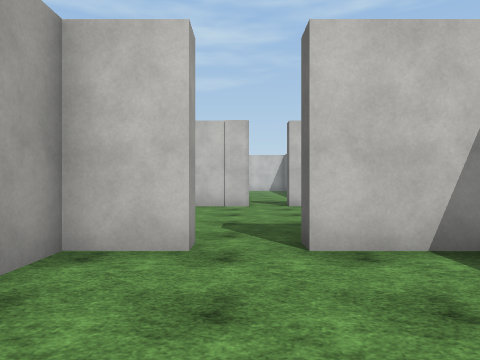
View 1 (above)

24 first-person views from a walk through a Unity game level. The camera is 1.4 m above the floor, looks level and sees 70° across. Doors are open. The floor is counted in squares, 2 m on a side. Each view is taken from the middle of a square. On the plan, view 1 faces up. The plan holds only what a view shows up to about 11 squares ahead; the rest is blank. The place goes on beyond the plan. The player is left out. Surface patterns are stand-ins for the level's own textures.

View 2
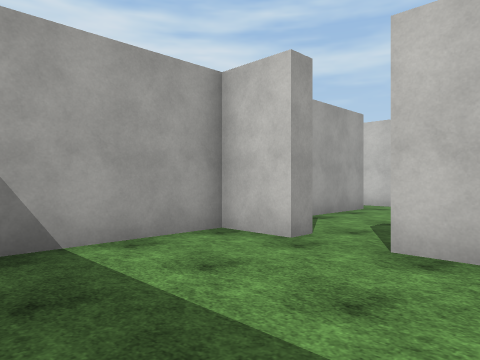

View 3
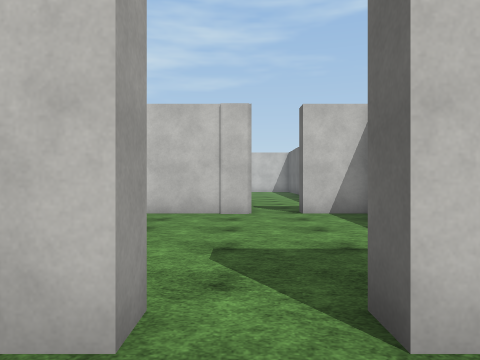

View 4
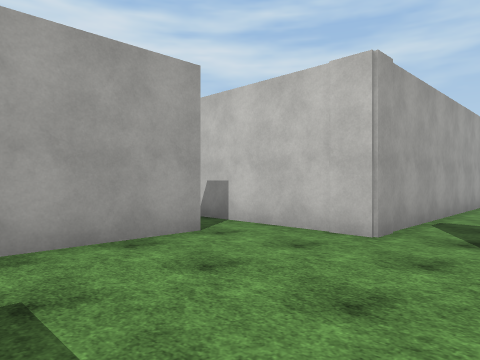

View 5
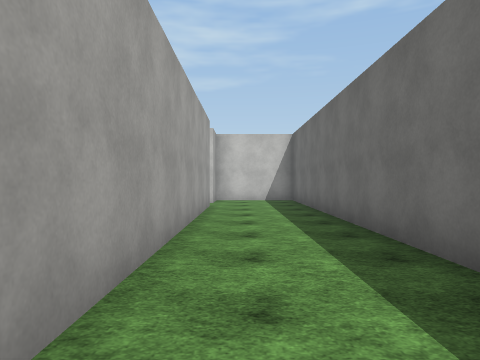

View 6
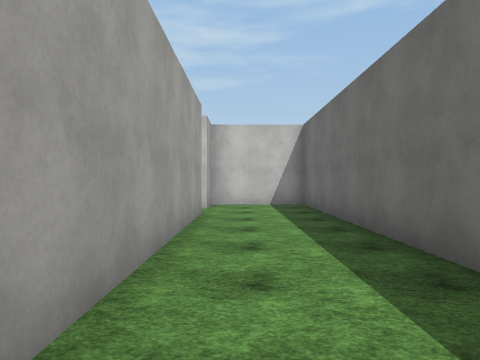

View 7
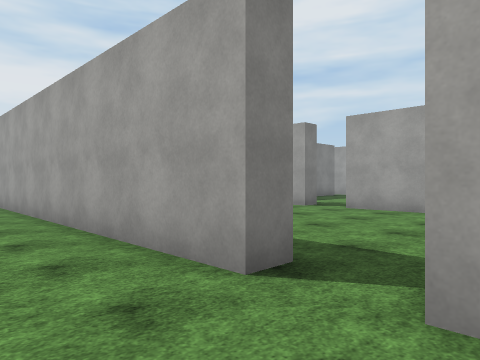

View 8
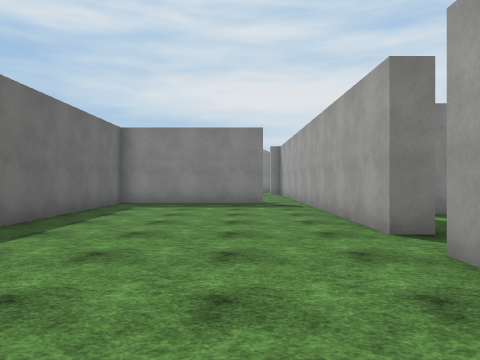

View 9
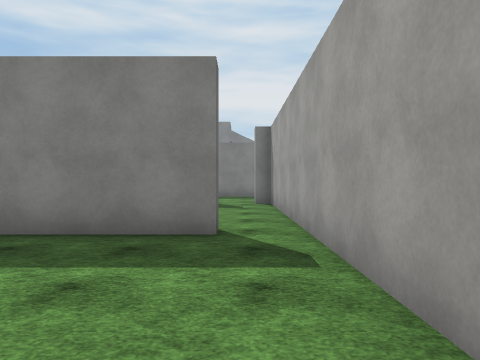

View 10
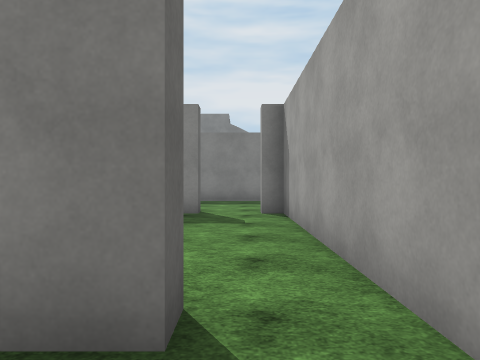

View 11
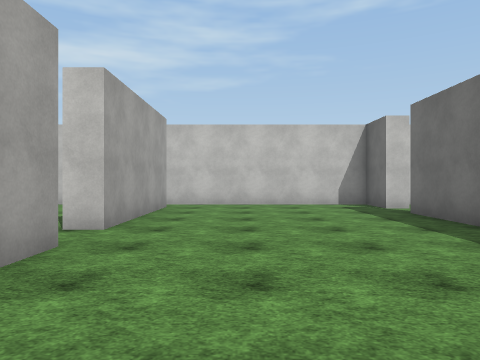

View 12
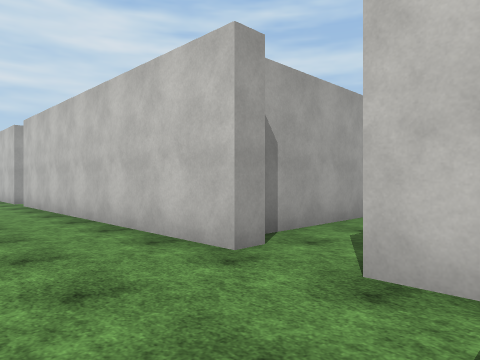

View 13
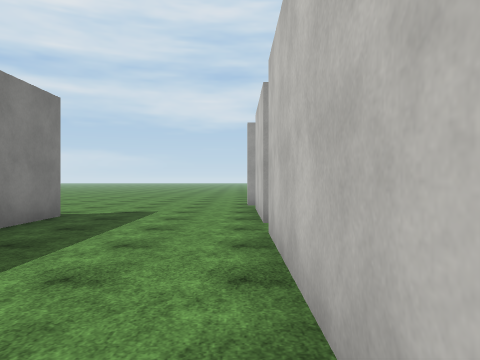

View 14
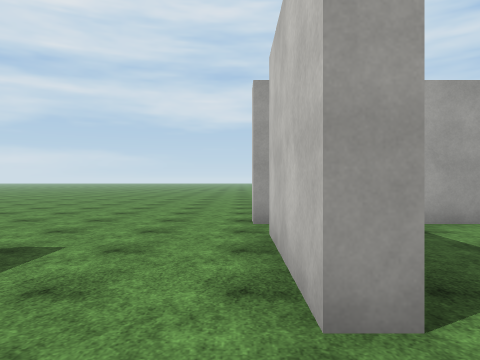

View 15
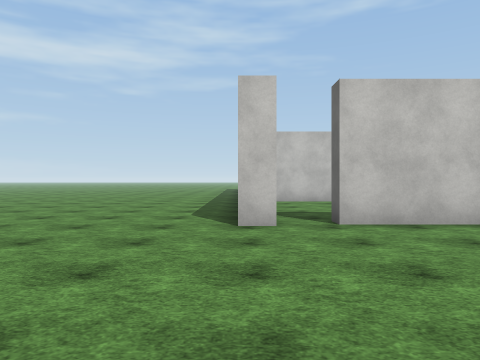

View 16
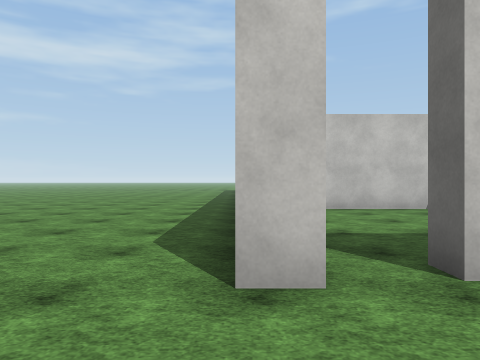

View 17
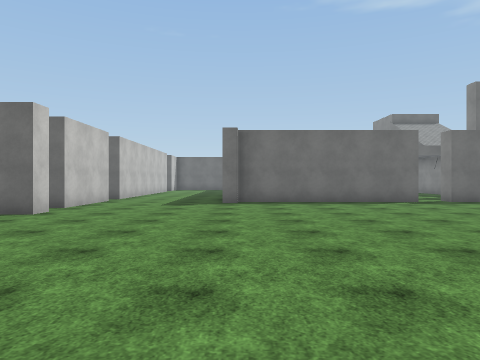

View 18
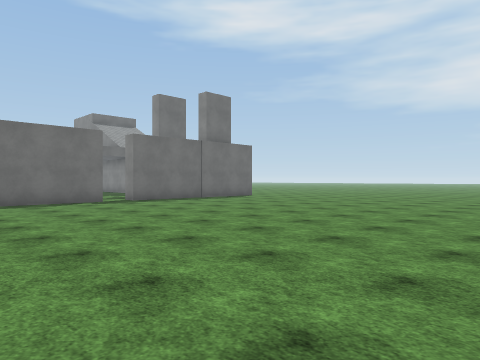

View 19
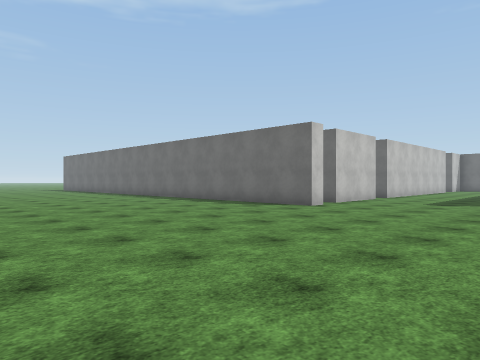

View 20
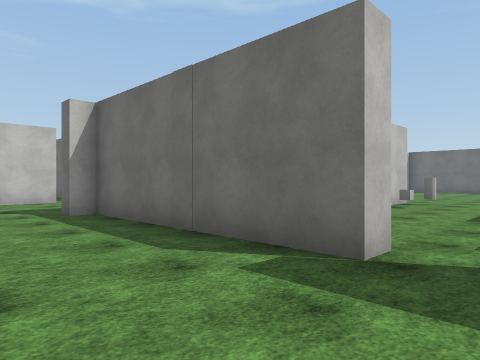

View 21
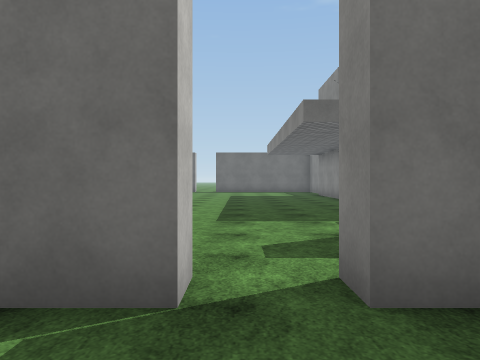

View 22
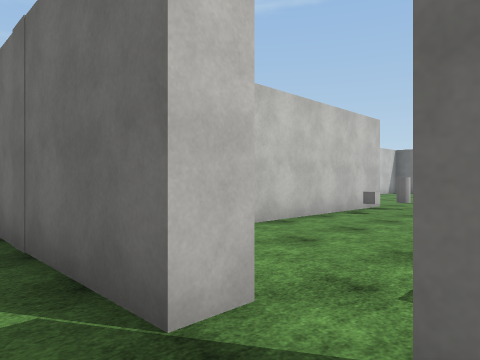

View 23
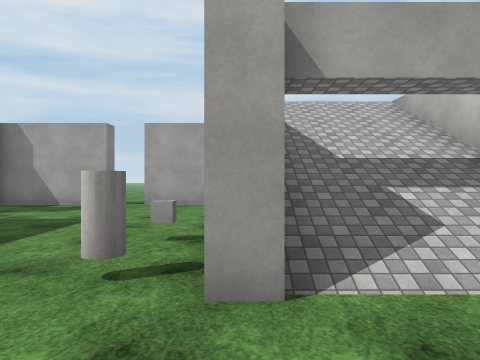

View 24
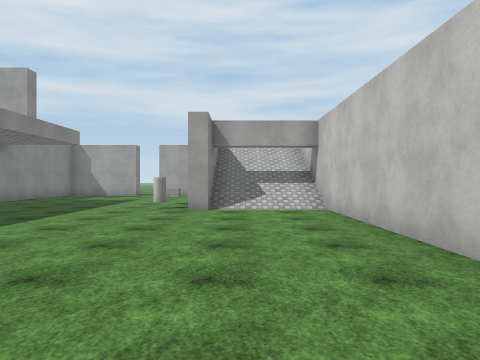

### Floor plan
Key: @ floor where view 1 was taken; # wall or solid block; . main floor; : floor 4.5 m higher than the main floor; / step, stairs or slope; D open door; = window, fence, low wall or low ledge; v drop or lower ground; O other object.
Columns run from 27 left of view 1 to 3 right of it. Each row starts with its distance up from view 1.
 22                      D
 21                      D..... ..
 20                      #.....D..
 19                      #.....#..
 18                     .#.....#..
 17                     .#.....#..
 16                     .D.....#..
 15                     .#.....#..
 14                    ..#.....#..
 13                    # #.....#..
 12  .......:            #.....#..
 11  .......:            #.....#..
 10   ......:            #.....#.
  9  .......: ###D       DD##D##D.
  8  .......:....        #.. D....
  7   ......:...         #.. :....
  6  .......:...         #.. :....
  5  .......:....        #..  ....
  4  .......#D###DD#######DD###D###
  3  .......#D...D...........#....#
  2  ........................ ....
  1 .................    .... ....
  0 ...............       ..  .@..
 -1 ............#  /=#########
 -2 ............v  /////........
 -3  ...........v  /////.........
 -4  ...........v  :::::........
 -5  ...........#.....OO.......
 -6   ..........#............
 -7   ..........D...........
 -8   ..........#.........

Where each view was taken, in squares from view 1:
view 1: 0 up, 0 right, facing up
view 2: 0 up, 2 right, facing up-left
view 3: 2 up, 0 right, facing up
view 4: 5 up, 2 right, facing up-left
view 5: 10 up, 1 right, facing up
view 6: 12 up, 1 right, facing up
view 7: 21 up, 2 right, facing down-left
view 8: 20 up, 4 left, facing down
view 9: 14 up, 5 left, facing down
view 10: 11 up, 5 left, facing down
view 11: 12 up, 4 left, facing up
view 12: 1 up, 3 left, facing up-left
view 13: 3 up, 9 left, facing left
view 14: 3 up, 13 left, facing left
view 15: 2 down, 19 left, facing up
view 16: 1 up, 19 left, facing up
view 17: 1 down, 26 left, facing right
view 18: 2 down, 26 left, facing down-right
view 19: 2 down, 27 left, facing up-right
view 20: 8 down, 18 left, facing up-right
view 21: 7 down, 17 left, facing right
view 22: 8 down, 16 left, facing up-right
view 23: 4 down, 5 left, facing left
view 24: 3 down, 1 right, facing left
